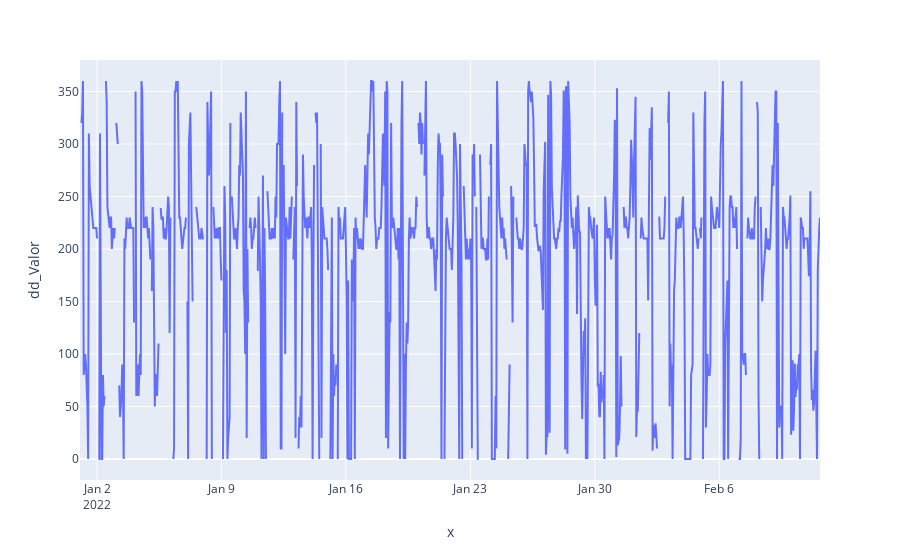

The notebook cell this image was saved under:
### Code cell
import plotly.express as px
fig = px.line(df.head(1000), x=df.head(1000).index, y="dd_Valor")
fig.show()

### Figure 1 — Plotly figure (JSON) as saved in the notebook; plotly's stock layout.template omitted (floating-point values rounded to 4 significant figures; data arrays with more than 128 entries replaced by an {"elided": "..."} marker saying what was removed)
{"data": [{"hovertemplate": "x=%{x}<br>dd_Valor=%{y}<extra></extra>", "legendgroup": "", "line": {"color": "#636efa", "dash": "solid"}, "marker": {"symbol": "circle"}, "mode": "lines", "name": "", "orientation": "v", "showlegend": false, "type": "scatter", "x": {"elided": "1000 str values"}, "xaxis": "x", "y": {"elided": "1000 int values"}, "yaxis": "y"}], "layout": {"autosize": true, "legend": {"tracegroupgap": 0}, "margin": {"t": 60}, "xaxis": {"anchor": "y", "autorange": true, "domain": [0, 1], "range": ["2022-01-01 01:00", "2022-02-11 16:00"], "title": {"text": "x"}, "type": "date"}, "yaxis": {"anchor": "x", "autorange": true, "domain": [0, 1], "range": [-20, 380], "title": {"text": "dd_Valor"}, "type": "linear"}}}
